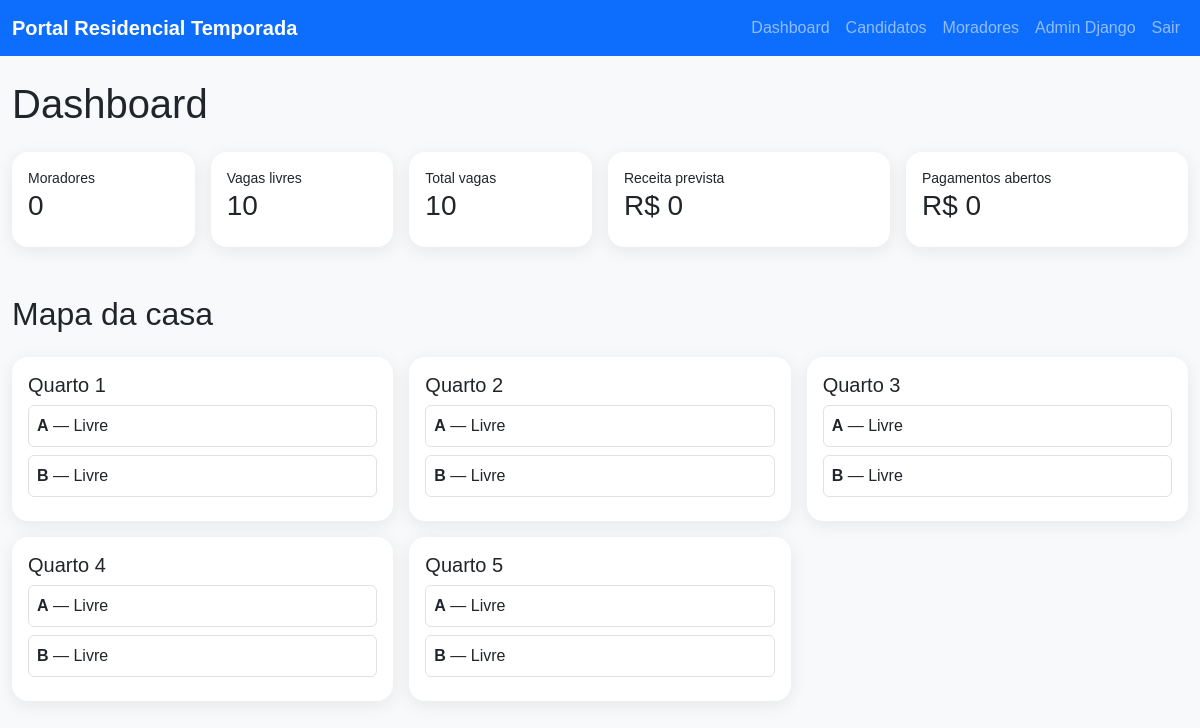
Screenshot of /portal/ (signed in) with the database file from the repository.
### unidades/models.py (models this page shows, shortened)
class Quarto(models.Model):
    unidade = models.ForeignKey(Unidade, on_delete=models.CASCADE, related_name="quartos")
    nome = models.CharField(max_length=80)
    capacidade = models.PositiveIntegerField(default=2)
    observacoes = models.TextField(blank=True)
    ativo = models.BooleanField(default=True)
    class Meta:
        ordering = ["nome"]

class Leito(models.Model):
    STATUS_CHOICES = [
        ("livre", "Livre"),
        ("reservado", "Reservado"),
        ("ocupado", "Ocupado"),
        ("manutencao", "Manutenção"),
    ]
    quarto = models.ForeignKey(Quarto, on_delete=models.CASCADE, related_name="leitos")
    codigo = models.CharField(max_length=30)
    status = models.CharField(max_length=20, choices=STATUS_CHOICES, default="livre")
    valor_sugerido = models.DecimalField(max_digits=10, decimal_places=2, default=750)
    observacoes = models.TextField(blank=True)
    class Meta:
        ordering = ["quarto__nome", "codigo"]
        unique_together = ["quarto", "codigo"]

### core/views.py (the view)
# urls.py: path("portal/", core.dashboard, name="dashboard"),
@login_required
def dashboard(request):
    total_vagas = Leito.objects.count()
    vagas_ocupadas = Leito.objects.filter(status="ocupado").count()
    vagas_livres = Leito.objects.filter(status="livre").count()
    moradores_ativos = Morador.objects.filter(status="ativo").count()
    candidatos_novos = Candidato.objects.filter(status="novo").count()
    receita_prevista = Morador.objects.filter(status="ativo").aggregate(total=Sum("valor_contratado"))["total"] or 0
    pagamentos_abertos = Pagamento.objects.filter(status__in=["aberto", "atrasado"]).aggregate(total=Sum("valor"))["total"] or 0
    quartos = Quarto.objects.prefetch_related("leitos").all()
    return render(request, "admin_portal/dashboard.html", {
        "total_vagas": total_vagas,
        "vagas_ocupadas": vagas_ocupadas,
        "vagas_livres": vagas_livres,
        "moradores_ativos": moradores_ativos,
        "candidatos_novos": candidatos_novos,
        "receita_prevista": receita_prevista,
        "pagamentos_abertos": pagamentos_abertos,
        "quartos": quartos,
    })

### templates/admin_portal/dashboard.html
{% extends "base/admin.html" %}
{% block content %}
<h1 class="mb-4">Dashboard</h1>
<div class="row g-3">
  <div class="col-md-2"><div class="card p-3"><small>Moradores</small><h3>{{ moradores_ativos }}</h3></div></div>
  <div class="col-md-2"><div class="card p-3"><small>Vagas livres</small><h3>{{ vagas_livres }}</h3></div></div>
  <div class="col-md-2"><div class="card p-3"><small>Total vagas</small><h3>{{ total_vagas }}</h3></div></div>
  <div class="col-md-3"><div class="card p-3"><small>Receita prevista</small><h3>R$ {{ receita_prevista }}</h3></div></div>
  <div class="col-md-3"><div class="card p-3"><small>Pagamentos abertos</small><h3>R$ {{ pagamentos_abertos }}</h3></div></div>
</div>
<h2 class="mt-5">Mapa da casa</h2>
<div class="row g-3 mt-2">
  {% for quarto in quartos %}
  <div class="col-md-4">
    <div class="card p-3">
      <h5>{{ quarto.nome }}</h5>
      {% for leito in quarto.leitos.all %}
        <div class="border rounded p-2 mb-2">
          <b>{{ leito.codigo }}</b> — {{ leito.get_status_display }}
        </div>
      {% empty %}
        <p>Nenhuma vaga cadastrada.</p>
      {% endfor %}
    </div>
  </div>
  {% endfor %}
</div>
{% endblock %}

### templates/base/admin.html (shortened to what this page needs)
<!doctype html>
<html lang="pt-br">
<head>
  <link href="https://cdn.jsdelivr.net/npm/bootstrap@5.3.3/dist/css/bootstrap.min.css" rel="stylesheet">
  <link href="/static/css/style.css" rel="stylesheet">
</head>
<body class="bg-light">
<nav class="navbar navbar-expand-lg navbar-dark bg-primary">
  <div class="container-fluid">
    <a class="navbar-brand fw-bold" href="/portal/">Portal Residencial Temporada</a>
    <div class="navbar-nav">
      <a class="nav-link" href="/portal/">Dashboard</a>
      <a class="nav-link" href="/portal/candidatos/">Candidatos</a>
      <a class="nav-link" href="/portal/moradores/">Moradores</a>
      <a class="nav-link" href="/admin/">Admin Django</a>
      <a class="nav-link" href="/portal/logout/">Sair</a>
    </div>
  </div>
</nav>
<main class="container-fluid py-4">
  {% block content %}{% endblock %}
</main>
</body>
</html>

### static/css/style.css (style rules this page uses)
body { font-family: Arial, sans-serif; }
.card { border: 0; box-shadow: 0 4px 18px rgba(15,23,42,.08); border-radius: 16px; }

### rows the page displays
Quarto: nome "Quarto 1"
Leito: codigo "A", status "Livre"
Leito: codigo "B", status "Livre"
Quarto: nome "Quarto 2"
Leito: codigo "A", status "Livre"
Leito: codigo "B", status "Livre"
Quarto: nome "Quarto 3"
Leito: codigo "A", status "Livre"
Leito: codigo "B", status "Livre"
Quarto: nome "Quarto 4"
Leito: codigo "A", status "Livre"
Leito: codigo "B", status "Livre"
Quarto: nome "Quarto 5"
Leito: codigo "A", status "Livre"
Leito: codigo "B", status "Livre"

### other values shown
{{ moradores_ativos }} "0"
{{ vagas_livres }} "10"
{{ total_vagas }} "10"
{{ receita_prevista }} "0"
{{ pagamentos_abertos }} "0"
